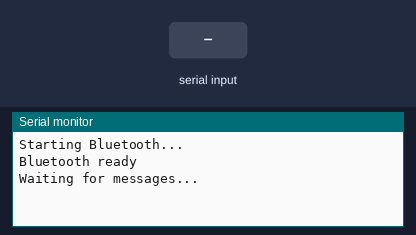
A sketch run on a simulated ESP32. Shown: the last lines printed to the serial monitor. The test bench sets the inputs (shaded band). Nothing arrives over Bluetooth unless stated.

Above: at 2.2 s.
2.3 s: "1\n" received over the second serial link
At 3.4 s:
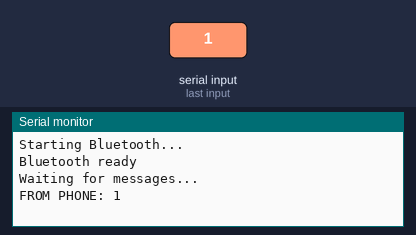
3.8 s: "0\n" received over the second serial link
At 4.6 s:
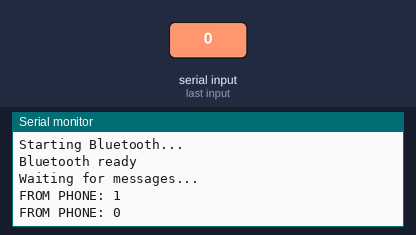
5.3 s: "2\n" received over the second serial link
At 5.7 s:
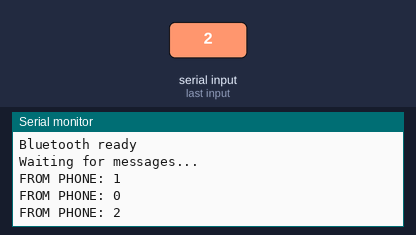

Measured:
- after the input at 2.3 s, the serial monitor: prints a new line at once (image 1)
- after the input at 3.8 s, the serial monitor: prints a new line at once (image 2)
- after the input at 5.3 s, the serial monitor: prints a new line at once (image 3)

The sketch:

PhonetoNode_Source.ino
```cpp
#include "BluetoothSerial.h"

BluetoothSerial SerialBT;

void setup() {
  Serial.begin(115200);
  delay(1000);

  Serial.println("Starting Bluetooth...");

  // Start Bluetooth Classic
  SerialBT.begin("ESP32_BT_MONITOR");

  Serial.println("Bluetooth ready");
  Serial.println("Waiting for messages...");
}

void loop() {
  // Phone → ESP32
  if (SerialBT.available()) {
    String msg = SerialBT.readStringUntil('\n');
    msg.trim();

    if (msg.length()) {
      Serial.println("FROM PHONE: " + msg);
    }
  }
}
```
